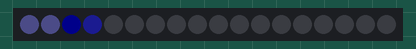
Simulated run of this sketch. Board: Arduino Uno, built with avr-gcc and run on an emulated ATmega328P. Shown: 18 RGB LEDs in strip order, left to right. Dim RGB values are drawn brighter than linear; random numbers use the default seed unless the sketch sets one.

Above: at 0.16 s.
At 0.76 s:
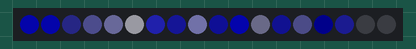
At 12.14 s:
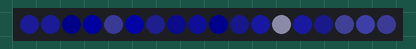
At 19.12 s:
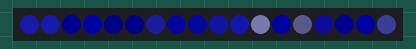
At 29.44 s:
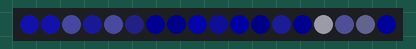
At 39.91 s:
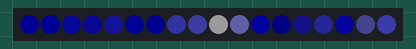

The sketch:

icy.ino
```cpp
#include <FastLED.h>

#define NUM_LEDS  18
#define LED_PIN   2

CRGB leds[NUM_LEDS];

void setup() {
  FastLED.addLeds<WS2812B, LED_PIN, GRB>(leds, NUM_LEDS);
  FastLED.setBrightness(50);
}

void loop() {

  EVERY_N_MILLISECONDS(50) {

    // Create a new HSV color for led[0]
    leds[0] = CHSV(160, random8(), random8(100, 255));

    // Copy each pixel to the next one, starting at the far end
    // thereby 'moving' the pattern along the strip
    for (int i = NUM_LEDS - 1; i > 0; i--) {
      leds[i] = leds[i - 1];
    }
  }

  FastLED.show();
}
```
